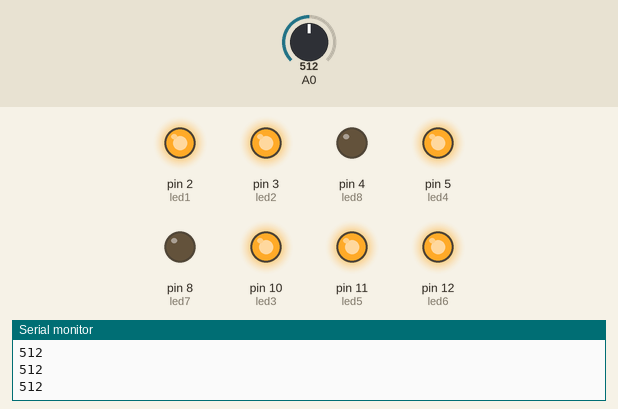
This sketch was run on a simulated Arduino Uno, built with avr-gcc and run on an emulated ATmega328P. On the bench: output pins drawn as LEDs (lit = HIGH), the last lines printed to the serial monitor. Inputs (shaded band) come from the test bench; at power-on: A0 = 512.

Above: at 1.2 s.
1.3 s: A0 set to 525
At 1.6 s:
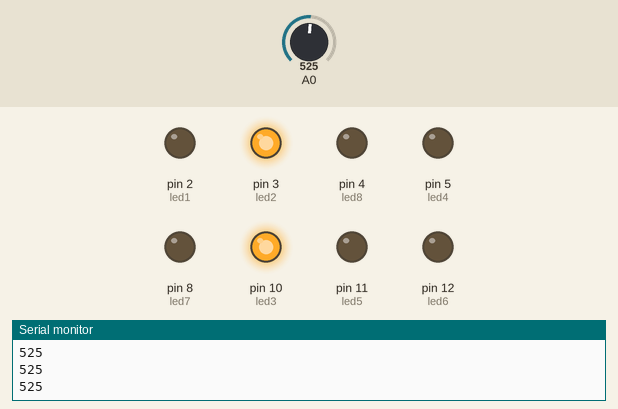
2.8 s: A0 set to 716
At 4.0 s:
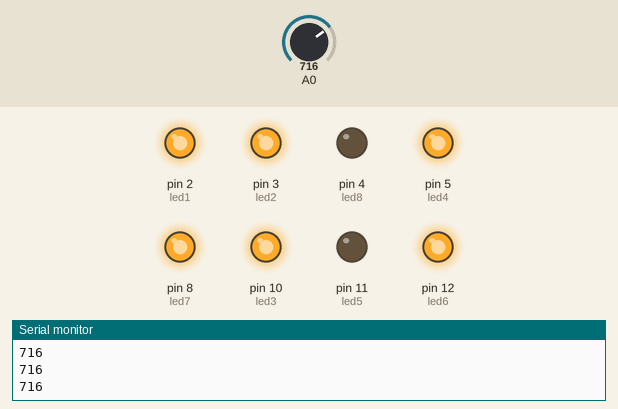
4.3 s: A0 set to 744
At 5.4 s:
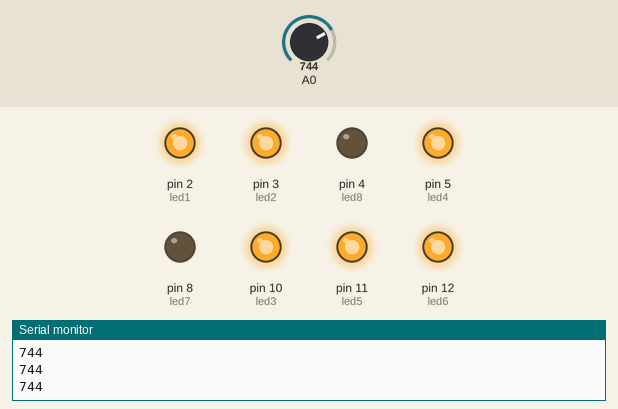
5.8 s: A0 set to 900
At 6.8 s:
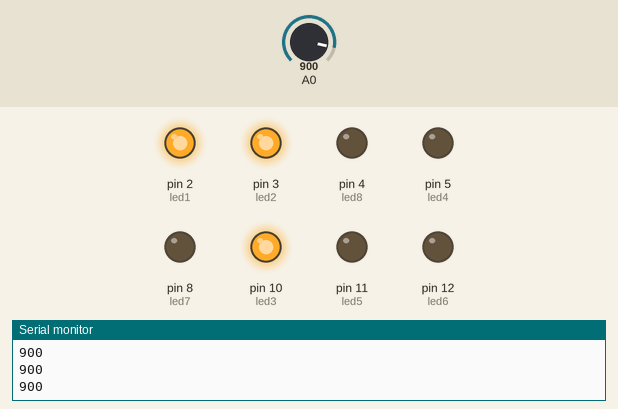
7.3 s: A0 set to 914
8.8 s: A0 set to 935
At 9.5 s:
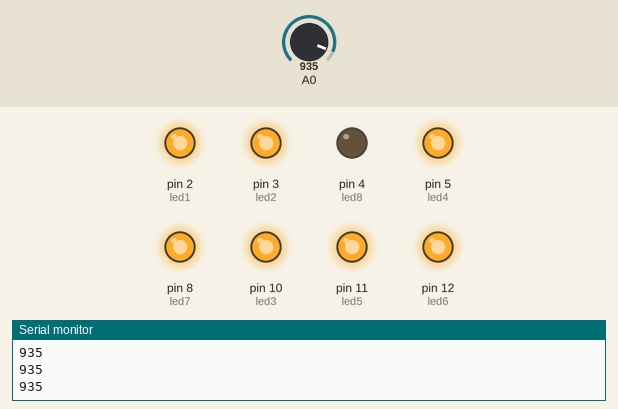
Timing chart, 0 to 11.3 s (numbered marks = the images above; inputs shaded):
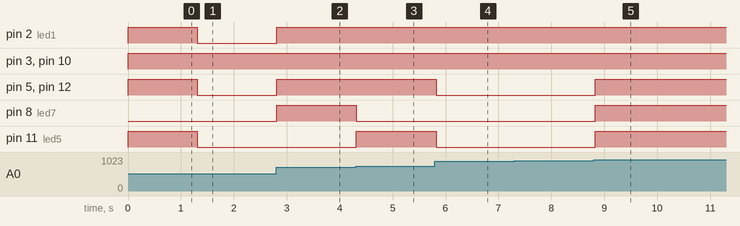

The sketch:

thermo_to_number.ino
```cpp
  /*
Da power
 */

// Pin 13 has an LED connected on most Arduino boards.
// give it a name:
int def1 = 2;
int def2 = 3;
int def3 = 4;
int def4 = 5;
int def5 = 8;
int def6 = 10;
int def7 = 11;
int def8 = 12;

int led1 = def1;
int led2 = def2;
int led3 = def6;
int led4 = def4;
int led5 = def7;
int led6 = def8;
int led7 = def5;
int led8 = def3;

// the setup routine runs once when you press reset:
void setup() {
  // initialize the digital pin as an output.
  Serial.begin(9600);
  pinMode(led1, OUTPUT);
  pinMode(led2, OUTPUT);
  pinMode(led3, OUTPUT);
  pinMode(led4, OUTPUT);
  pinMode(led5, OUTPUT);
  pinMode(led6, OUTPUT);
  pinMode(led7, OUTPUT);
  pinMode(led8, OUTPUT);
}

// the loop routine runs over and over again forever:
void loop() {
    int sensorValue = analogRead(A0);
    Serial.println(sensorValue);
    int value = (sensorValue - 490) / 24;
    number(value);
  }

int number(int number) {
  if ((number % 10 )== 1) {
    leds(LOW , HIGH, HIGH, LOW , LOW , LOW , LOW , LOW);
  } else if ((number % 10 ) == 2) {
    leds(HIGH, HIGH, LOW , HIGH, HIGH, LOW , HIGH, LOW);
  } else if ((number % 10 ) == 3) {
    leds(HIGH, HIGH, HIGH, HIGH, LOW , LOW , HIGH, LOW);
  } else if ((number % 10 ) == 4) {
    leds(LOW , HIGH, HIGH, LOW , LOW , HIGH , HIGH, LOW);
  } else if ((number % 10 ) == 5) {
    leds(HIGH, LOW, HIGH, HIGH , LOW , HIGH , HIGH, LOW);
  } else if ((number % 10 ) == 6) {
    leds(HIGH, LOW, HIGH, HIGH , HIGH , HIGH , HIGH , LOW);
  } else if ((number % 10 ) == 7) {
    leds(HIGH, HIGH, HIGH, LOW , LOW , LOW , LOW , LOW);
  } else if ((number % 10 ) == 8) {
    leds(HIGH , HIGH, HIGH, HIGH , HIGH , HIGH , HIGH , LOW);
  } else if ((number % 10 ) == 9) {
    leds(HIGH , HIGH, HIGH, HIGH , LOW,HIGH , HIGH , LOW);
  } else if ((number % 10 ) == 0) {
    leds(HIGH,HIGH, HIGH, HIGH , HIGH , HIGH , LOW , LOW);
  }
  delay(100);
}

void leds(int led1val, int led2val, int led3val, int led4val, int led5val, int led6val, int led7val, int led8val) {
  digitalWrite(led1, led1val);
  digitalWrite(led2, led2val);
  digitalWrite(led3, led3val);
  digitalWrite(led4, led4val);
  digitalWrite(led5, led5val);
  digitalWrite(led6, led6val);
  digitalWrite(led7, led7val);
  digitalWrite(led8, led8val);
}

int ledOutput(int currentValue, int startRange, int endRange) {
  if (currentValue < startRange ) {
    return 0;
  }
  if (currentValue > endRange) {
    return 255;
  }
  else {
    int range = endRange - startRange;
    int onSpan = currentValue - startRange;
    return (onSpan * range) / 255;
  }
}
```

Measured:
- the behaviour switches between 513 and 514 on A0 (found by bisection; images 0 and 1)
- the behaviour switches between 729 and 730 on A0 (found by bisection; images 2 and 3)
- the behaviour switches between 921 and 922 on A0 (found by bisection; images 4 and 5)
- after the input at 1.3 s, pin 2 (led1), pin 5 (led4), pin 11 (led5), pin 12 (led6): HIGH → LOW at once
- after the input at 2.8 s, pin 2 (led1), pin 5 (led4), pin 8 (led7), pin 12 (led6): LOW → HIGH at once
- after the input at 4.3 s, pin 8 (led7): HIGH → LOW at once; pin 11 (led5): LOW → HIGH at once
- after the input at 5.8 s, pin 5 (led4), pin 11 (led5), pin 12 (led6): HIGH → LOW at once
- after the input at 8.8 s, pin 5 (led4), pin 8 (led7), pin 11 (led5), pin 12 (led6): LOW → HIGH at once
